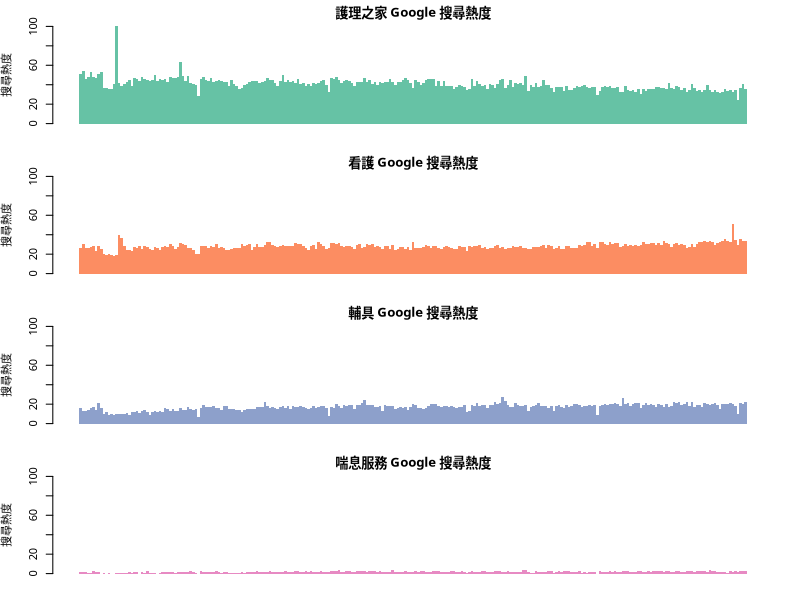
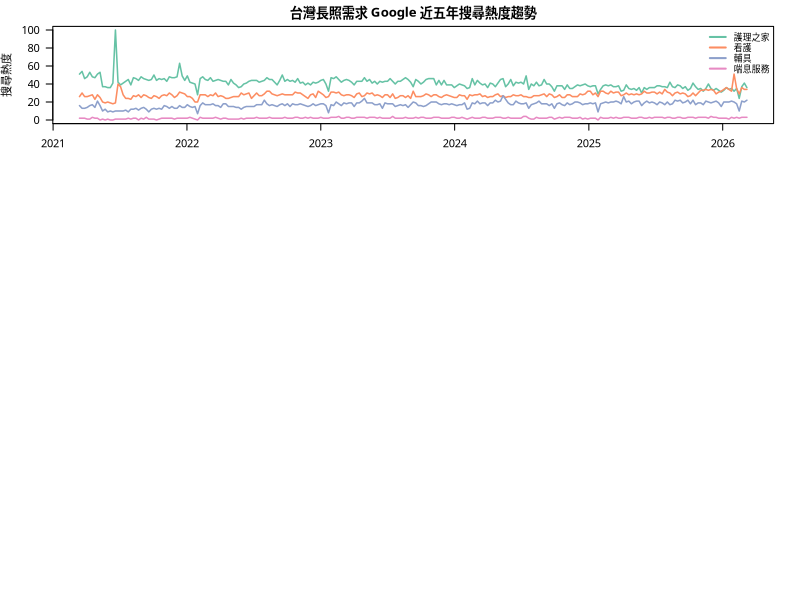

R code for these plots, in order:
## ---- chunk 1
knitr::opts_chunk$set(echo = TRUE)
## ---- chunk 2
# ADD libraries here
library(tidyverse)
library(readxl)
library(RColorBrewer)
## ---- chunk 3
# YOUR CODE SHOULD BE HERE
# Google Trends 下載下來的CSV，第一行通常是標題（例如：關鍵字搜尋熱度），第二行才是欄位名稱。如果不加 skip = 2，讀進去的資料會亂掉。
data <- read_csv("data/AS01_multiTimeline03.csv", 
                 skip = 2)
# View(data)
head(data)
## ---- chunk 4
# check if there is any NA
anyNA(data)
## ---- chunk 5
str(data) # 確認每個關鍵字都已經是 num
## ---- chunk 6
colnames(data) <- c("週", "護理之家", "看護", "喘息服務", "輔具")
## ---- chunk 7
# YOUR CODE SHOULD BE HERE
head(data)
## ---- chunk 8
Sys.setlocale(category = "LC_ALL", locale = "cht") # Change locale
# par(family = "STHeitiTC-Light") # Setting Chinese Fonts: Mac
par(mfrow = c(4, 1), 
    mar = c(2, 4, 2, 2),
    family = "STKaiti") # margin = 下、左、上、右

my_colors <- brewer.pal(4, "Set2")

# --- 護理之家 ---
barplot(data[["護理之家"]], 
        main = "護理之家 Google 搜尋熱度", 
        ylab = "搜尋熱度", 
        col = my_colors[1], 
        space = 0,
        border = NA, 
        ylim = c(0, 100))

# --- 看護 ---
barplot(data[["看護"]], 
        main = "看護 Google 搜尋熱度", 
        ylab = "搜尋熱度", 
        col = my_colors[2], 
        space = 0,
        border = NA, 
        ylim = c(0, 100))

# --- 輔具 ---
barplot(data[["輔具"]], 
        main = "輔具 Google 搜尋熱度", 
        ylab = "搜尋熱度", 
        col = my_colors[3], 
        space = 0,
        border = NA, 
        ylim = c(0, 100))

# --- 喘息服務 ---
barplot(data[["喘息服務"]], 
        main = "喘息服務 Google 搜尋熱度", 
        ylab = "搜尋熱度", 
        col = my_colors[4], 
        space = 0,
        border = NA, 
        ylim = c(0, 100))

## ---- chunk 9
Sys.setlocale(category = "LC_ALL", locale = "cht") # Change locale
# par(family = "STHeitiTC-Light") # Setting Chinese Fonts: Mac
par(family = "STKaiti") # Setting Chinese Fonts: Windows OK

# plot( ...
# )
# lines(..., col = "blue")
# lines(..., col = "black")

# 1. 第一條線：定義畫布範圍與外框
# xaxt = "n" 是為了先不印 X 軸刻度，等最後再處理
plot(data$週, data$護理之家, 
     type = "l", 
     col = my_colors[1], 
     lwd = 1.5,             
     ylim = c(0, 100),      
     main = "台灣長照需求 Google 近五年搜尋熱度趨勢",
     xlab = "", 
     ylab = "搜尋熱度",
     las = 1)               # las = 1 讓 Y 軸數字轉正

# 2. 疊加其餘四條線
lines(data$週, data$看護,     col = my_colors[2], lwd = 1.5)
lines(data$週, data$輔具,     col = my_colors[3], lwd = 1.5)
lines(data$週, data$喘息服務, col = my_colors[4], lwd = 1.5)

# 3. 
legend("topright", 
       legend = c("護理之家", "看護", "輔具", "喘息服務"), 
       col = my_colors,     
       lty = 1,             # 顯示為實線
       lwd = 2,             # 線條粗細
       bty = "n",           # "n" 代表不畫圖例的外框，畫面更乾淨
       cex = 0.8)           # 縮小一點字體以免擋到圖
